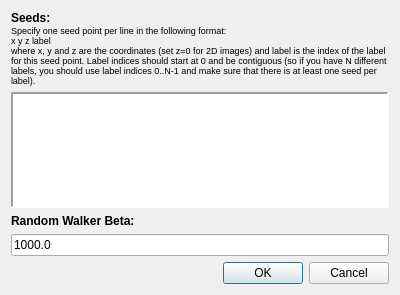
<?xml version="1.0" encoding="UTF-8"?>
<ui version="4.0">
 <class>RWSeeds</class>
 <widget class="QDialog" name="RWSeeds">
  <property name="geometry">
   <rect>
    <x>0</x>
    <y>0</y>
    <width>400</width>
    <height>295</height>
   </rect>
  </property>
  <property name="windowTitle">
   <string>Dialog</string>
  </property>
  <layout class="QVBoxLayout" name="verticalLayout">
   <item>
    <widget class="QLabel" name="dlgRWSeeds">
     <property name="text">
      <string>&lt;html&gt;&lt;head/&gt;&lt;body&gt;&lt;p&gt;&lt;span style=&quot; font-weight:600;&quot;&gt;Seeds:&lt;br/&gt;&lt;/span&gt;&lt;span style=&quot; font-size:7pt;&quot;&gt;Specify one seed point per line in the following format:&lt;br/&gt;&lt;/span&gt;&lt;span style=&quot; font-family:'Courier New,courier'; font-size:7pt;&quot;&gt;x y z label&lt;br/&gt;&lt;/span&gt;&lt;span style=&quot; font-size:7pt;&quot;&gt;where x, y and z are the coordinates (set z=0 for 2D images) and label is the index of the label for this seed point. Label indices should start at 0 and be contiguous (so if you have N different labels, you should use label indices 0..N-1 and make sure that there is at least one seed per label). &lt;/span&gt;&lt;/p&gt;&lt;/body&gt;&lt;/html&gt;</string>
     </property>
     <property name="textFormat">
      <enum>Qt::RichText</enum>
     </property>
     <property name="wordWrap">
      <bool>true</bool>
     </property>
    </widget>
   </item>
   <item>
    <widget class="QTextEdit" name="teSeeds">
     <property name="frameShape">
      <enum>QFrame::Panel</enum>
     </property>
     <property name="frameShadow">
      <enum>QFrame::Sunken</enum>
     </property>
     <property name="lineWidth">
      <number>2</number>
     </property>
     <property name="midLineWidth">
      <number>1</number>
     </property>
     <property name="acceptRichText">
      <bool>false</bool>
     </property>
    </widget>
   </item>
   <item>
    <widget class="QLabel" name="label">
     <property name="text">
      <string>&lt;html&gt;&lt;head/&gt;&lt;body&gt;&lt;p&gt;&lt;span style=&quot; font-weight:600;&quot;&gt;Random Walker Beta:&lt;/span&gt;&lt;/p&gt;&lt;/body&gt;&lt;/html&gt;</string>
     </property>
     <property name="textFormat">
      <enum>Qt::RichText</enum>
     </property>
    </widget>
   </item>
   <item>
    <widget class="QLineEdit" name="leBeta">
     <property name="text">
      <string>1000.0</string>
     </property>
    </widget>
   </item>
   <item>
    <widget class="QDialogButtonBox" name="buttonBox">
     <property name="orientation">
      <enum>Qt::Horizontal</enum>
     </property>
     <property name="standardButtons">
      <set>QDialogButtonBox::Cancel|QDialogButtonBox::Ok</set>
     </property>
    </widget>
   </item>
  </layout>
 </widget>
 <resources/>
 <connections>
  <connection>
   <sender>buttonBox</sender>
   <signal>accepted()</signal>
   <receiver>RWSeeds</receiver>
   <slot>accept()</slot>
   <hints>
    <hint type="sourcelabel">
     <x>248</x>
     <y>254</y>
    </hint>
    <hint type="destinationlabel">
     <x>157</x>
     <y>274</y>
    </hint>
   </hints>
  </connection>
  <connection>
   <sender>buttonBox</sender>
   <signal>rejected()</signal>
   <receiver>RWSeeds</receiver>
   <slot>reject()</slot>
   <hints>
    <hint type="sourcelabel">
     <x>316</x>
     <y>260</y>
    </hint>
    <hint type="destinationlabel">
     <x>286</x>
     <y>274</y>
    </hint>
   </hints>
  </connection>
 </connections>
</ui>
